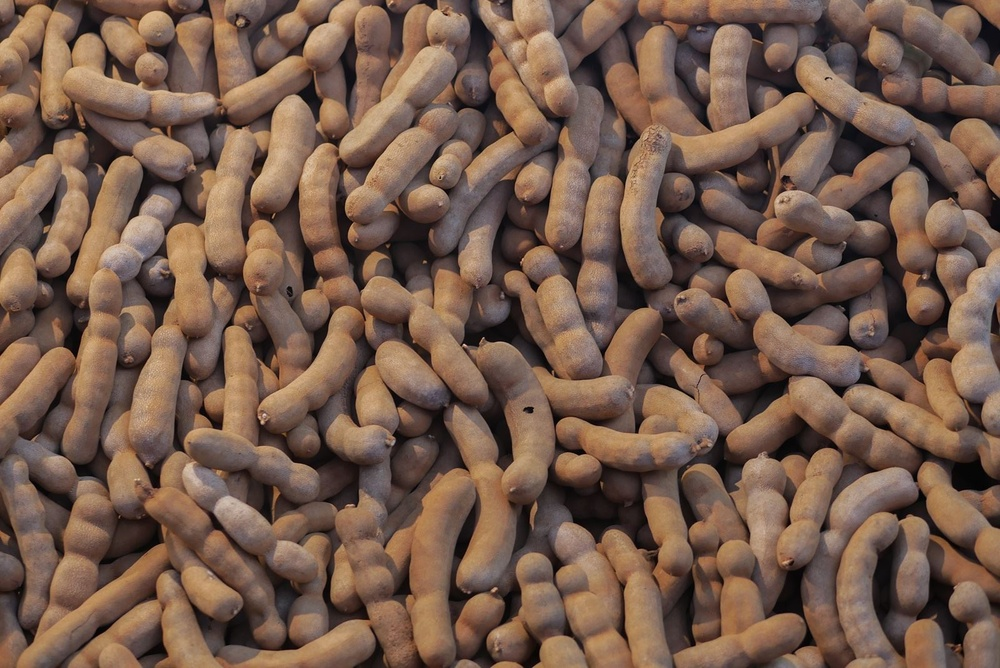
%> input picture hw1/image/mk.jpg, 1000 x 668 px, shrunk from 1600 x 1068 before the run
$ octave HW1_3.m   (GNU Octave 9; MATLAB toolbox functions it lacks are replaced by stand-ins)
%> lines starting %> are read from the running program, lines starting %| are printed output that depends on the picture; in (x1, y1, x2, y2) boxes, pixels count from 0 and x2, y2 are one past the last pixel; in counts of white or black regions, pixels touching at a corner belong together; the program's own positions count from 1
clc;
close all;
clf;
clear all;
img_path = '.\mk.jpg';
img = imread(img_path);
%> img is the input picture: size 668x1000x3 uint8; mean R, G, B 118.1, 91.4, 76.2
img = rgb2gray(img);
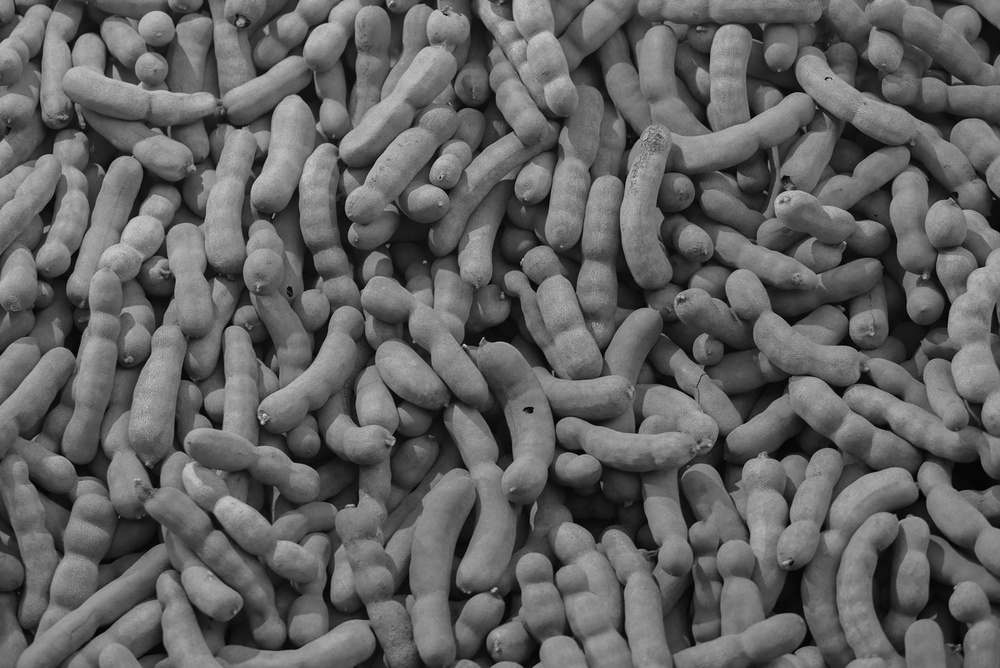
%> img: size 668x1000 uint8; min 1, max 217, mean 97.7
imshow(img);
figure
imhist(img);
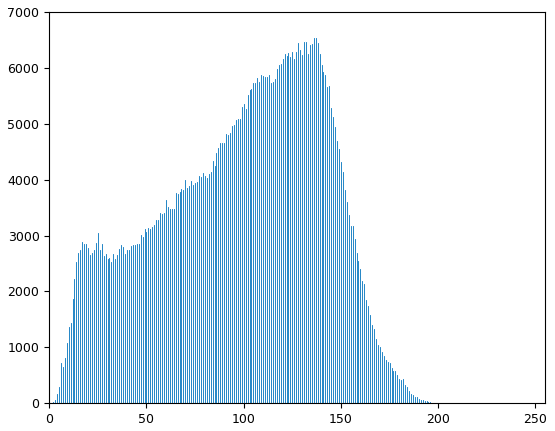
%> figure redrawn from the program's plot data; highest point at x = 136, y = 6526
simg = size(img);
%> simg = [668 1000]
img = img(:);
k = 2;
km = kmeans(img,k);
km = reshape(km,simg(1),simg(2));
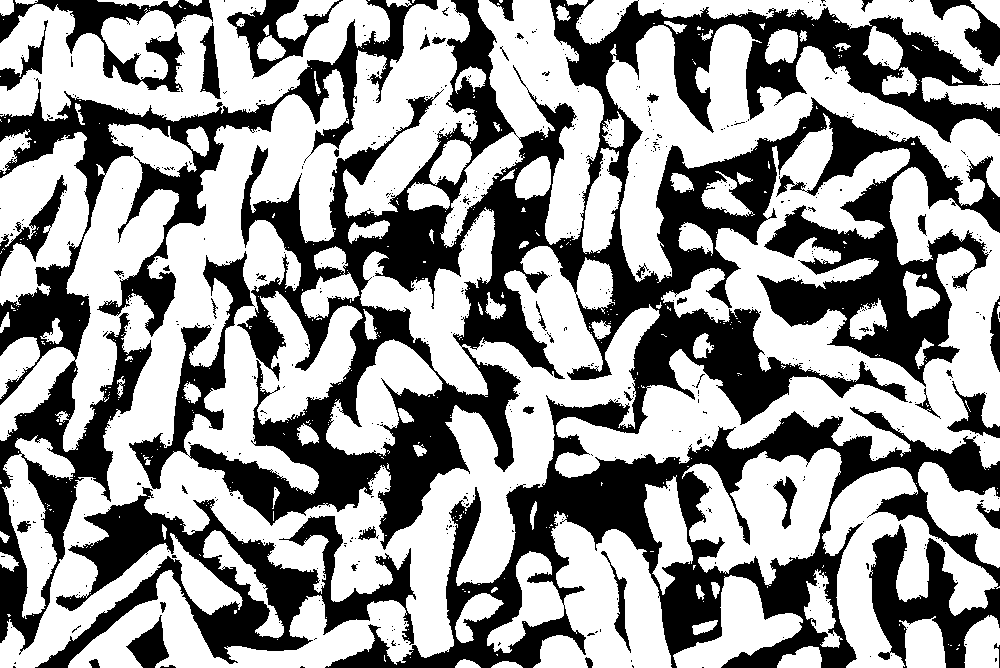
%> km: size 668x1000 double; values 1 (black) and 2 (white), 60.1% white; 650 black regions (600 under 20 px), largest, box (x1, y1, x2, y2) and area: (129, 0, 1000, 668) 189633, (0, 0, 438, 655) 36990, (35, 487, 416, 668) 20286
km = uint8(km);
figure
imshow((km-1)*(255/(k-1)));

$ run again, with hw1/image/beach.jpg copied over hw1/image/mk.jpg
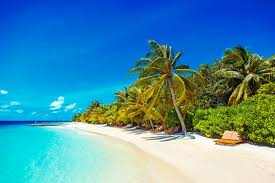
%> input picture hw1/image/beach.jpg, 275 x 183 px
%> img is the input picture: size 183x275x3 uint8; mean R, G, B 76.3, 144, 169.9
%> img: size 183x275 uint8
%> `imhist(img);`:
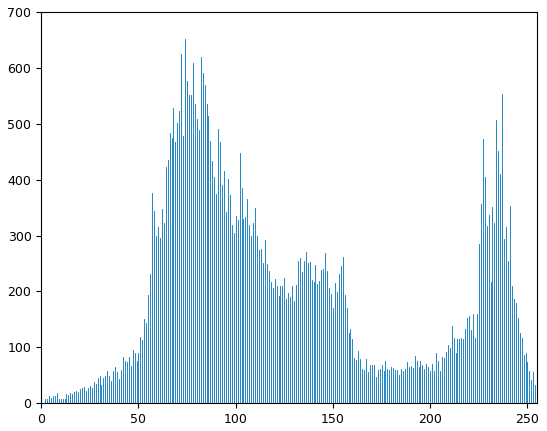
%> figure redrawn from the program's plot data; highest point at x = 74, y = 651
%> `km = reshape(km,simg(1),simg(2));`:
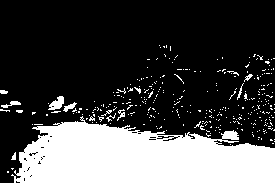
%> km: size 183x275 double; values 1 (black) and 2 (white), 27.6% white; 327 white regions (315 under 20 px), largest, box (x1, y1, x2, y2) and area: (11, 116, 275, 183) 12565, (48, 96, 64, 110) 131, (1, 101, 21, 108) 62
